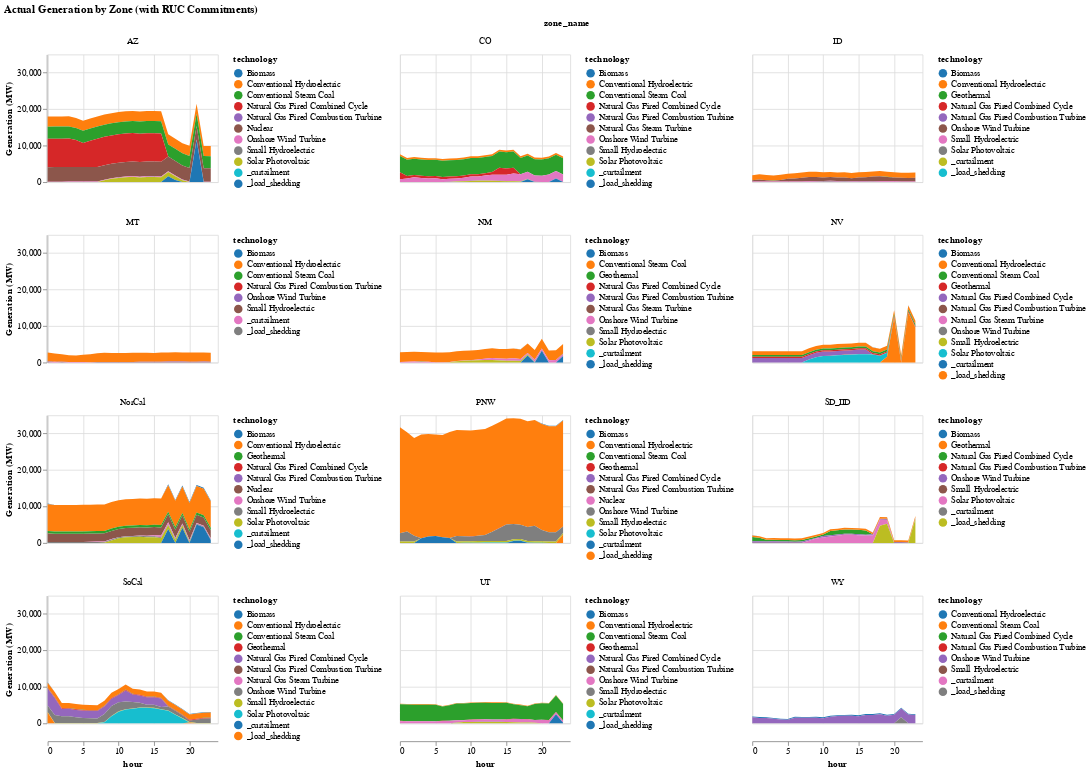

Notebook code for this chart:
### Code cell
plot_actual_generation_by_zone(
    ruc_actual_solution,
    n*24+6,
    gen_df,
    zone_dict,
    "Actual Generation by Zone (with RUC Commitments)"
);

### Figure 1 — Vega specification as saved in the notebook (floating-point values rounded to 4 significant figures; data arrays with more than 128 entries replaced by an {"elided": "..."} marker saying what was removed)
{"$schema": "https://vega.github.io/schema/vega/v5.json", "background": "white", "data": [{"name": "source_0", "values": {"elided": "3024 records"}}, {"name": "data_0", "source": "source_0", "transform": [{"as": "hour", "expr": "toNumber(datum[\"hour\"])", "type": "formula"}, {"field": "gen_sum", "groupby": ["technology", "zone_name"], "key": "hour", "method": "value", "type": "impute", "value": 0}, {"as": ["gen_sum_start", "gen_sum_end"], "field": "gen_sum", "groupby": ["hour", "zone_name"], "offset": "zero", "sort": {"field": ["technology"], "order": ["descending"]}, "type": "stack"}]}, {"name": "facet_domain", "source": "data_0", "transform": [{"groupby": ["zone_name"], "type": "aggregate"}]}, {"name": "facet_domain_row", "transform": [{"start": 0, "stop": {"signal": "ceil(length(data(\"facet_domain\")) / 3)"}, "type": "sequence"}]}, {"name": "facet_domain_column", "transform": [{"start": 0, "stop": {"signal": "min(length(data(\"facet_domain\")), 3)"}, "type": "sequence"}]}], "layout": {"align": "all", "bounds": "full", "columns": 3, "padding": 20}, "marks": [{"name": "facet-title", "role": "column-title", "title": {"offset": 10, "style": "guide-title", "text": "zone_name"}, "type": "group"}, {"axes": [{"grid": false, "labelOverlap": true, "orient": "left", "scale": "y", "tickCount": {"signal": "ceil(child_height/40)"}, "title": "Generation (MW)", "zindex": 0}], "encode": {"update": {"height": {"signal": "child_height"}}}, "from": {"data": "facet_domain_row"}, "name": "row_header", "role": "row-header", "type": "group"}, {"axes": [{"grid": false, "labelFlush": true, "labelOverlap": true, "orient": "bottom", "scale": "x", "tickCount": {"signal": "ceil(child_width/40)"}, "title": "hour", "zindex": 0}], "encode": {"update": {"width": {"signal": "child_width"}}}, "from": {"data": "facet_domain_column"}, "name": "column_footer", "role": "column-footer", "type": "group"}, {"axes": [{"aria": false, "domain": false, "grid": true, "gridScale": "y", "labels": false, "maxExtent": 0, "minExtent": 0, "orient": "bottom", "scale": "x", "tickCount": {"signal": "ceil(child_width/40)"}, "ticks": false, "zindex": 0}, {"aria": false, "domain": false, "grid": true, "gridScale": "x", "labels": false, "maxExtent": 0, "minExtent": 0, "orient": "left", "scale": "y", "tickCount": {"signal": "ceil(child_height/40)"}, "ticks": false, "zindex": 0}], "encode": {"update": {"height": {"signal": "child_height"}, "width": {"signal": "child_width"}}}, "from": {"facet": {"data": "data_0", "groupby": ["zone_name"], "name": "facet"}}, "legends": [{"fill": "child_color", "symbolType": "circle", "title": "technology"}], "marks": [{"encode": {"update": {"height": {"field": {"group": "height"}}, "width": {"field": {"group": "width"}}}}, "from": {"facet": {"data": "facet", "groupby": ["technology"], "name": "faceted_path_child_main"}}, "marks": [{"encode": {"update": {"defined": {"signal": "isValid(datum[\"hour\"]) && isFinite(+datum[\"hour\"]) && isValid(datum[\"gen_sum\"]) && isFinite(+datum[\"gen_sum\"])"}, "description": {"signal": "\"hour: \" + (format(datum[\"hour\"], \"\")) + \"; Generation (MW): \" + (format(datum[\"gen_sum\"], \"\")) + \"; technology: \" + (isValid(datum[\"technology\"]) ? datum[\"technology\"] : \"\"+datum[\"technology\"])"}, "fill": {"field": "technology", "scale": "child_color"}, "orient": {"value": "vertical"}, "x": {"field": "hour", "scale": "x"}, "y": {"field": "gen_sum_end", "scale": "y"}, "y2": {"field": "gen_sum_start", "scale": "y"}}}, "from": {"data": "faceted_path_child_main"}, "name": "child_marks", "sort": {"field": "datum[\"hour\"]"}, "style": ["area"], "type": "area"}], "name": "child_pathgroup", "type": "group"}], "name": "cell", "scales": [{"domain": {"data": "facet", "field": "technology", "sort": true}, "name": "child_color", "range": {"scheme": "category10"}, "type": "ordinal"}], "sort": {"field": ["datum[\"zone_name\"]"], "order": ["ascending"]}, "style": "cell", "title": {"frame": "group", "offset": 10, "style": "guide-label", "text": {"signal": "isValid(parent[\"zone_name\"]) ? parent[\"zone_name\"] : \"\"+parent[\"zone_name\"]"}}, "type": "group"}], "padding": 5, "scales": [{"domain": {"data": "data_0", "field": "hour"}, "name": "x", "nice": true, "range": [0, {"signal": "child_width"}], "type": "linear", "zero": false}, {"domain": {"data": "data_0", "fields": ["gen_sum_start", "gen_sum_end"]}, "name": "y", "nice": true, "range": [{"signal": "child_height"}, 0], "type": "linear", "zero": true}], "signals": [{"name": "child_width", "value": 200}, {"name": "child_height", "value": 150}], "title": {"anchor": "start", "text": "Actual Generation by Zone (with RUC Commitments)"}}
